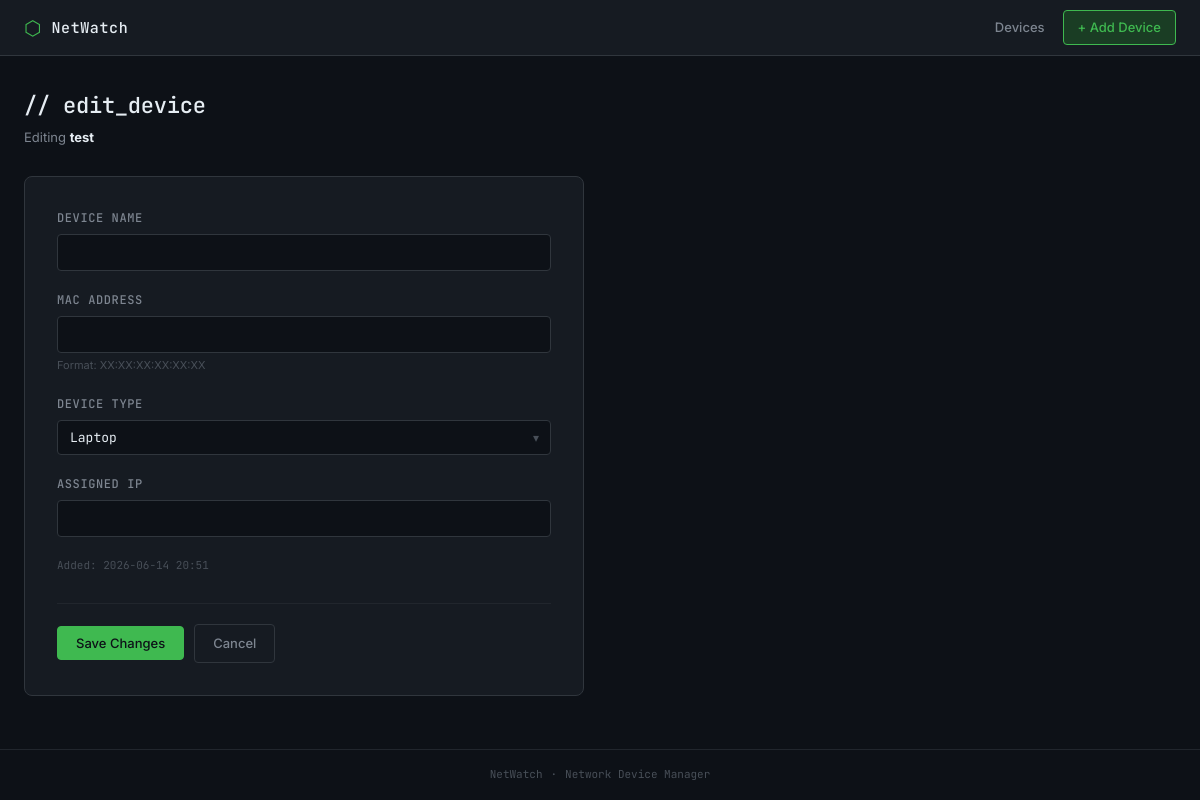
The page /edit-device/1 on the database its author committed.
### models.py (models this page shows, shortened)
class Device(db.Model):
    id = db.Column(db.Integer, primary_key=True)
    device_name = db.Column(db.String(80), nullable=False)
    mac_address = db.Column(db.String(17), nullable=False, unique=True)
    device_type = db.Column(db.String(80), nullable=False)
    assigned_ip = db.Column(db.String(15))
    date_added = db.Column(db.DateTime, nullable=False, default=datetime.utcnow)
    date_modified = db.Column(db.DateTime)

### app.py (the view, shortened to what this page needs)
@app.route('/edit-device/<int:id>', methods=['GET', 'POST'])
def edit_device(id):
    device = db.get_or_404(Device, id)
    if request.method == 'GET':
        form = EditDeviceForm(current_device_type=device.device_type, obj=device)
    return render_template('edit_device.html', title='Edit Device', form=form, device=device)

### forms.py
class EditDeviceForm(FlaskForm):
    device_name = StringField('Device Name', validators=[DataRequired()])
    mac_address = StringField('MAC Address', validators=[DataRequired(), MacAddress()])
    device_type = SelectField('Device Type', validators=[DataRequired()], choices=[('', 'Select a Device Type'), ('Laptop', 'Laptop'), ('Desktop', 'Desktop'), ('Phone', 'Phone'), ('Tablet', 'Tablet'), ('Server', 'Server'), ('TV', 'TV'), ('Router', 'Router'), ('Misc', 'Misc.'), ('Watch', 'Watch')])
    assigned_ip = StringField('Assigned IP')
    submit = SubmitField('Save')
    def __init__(self, current_device_type=None, *args, **kwargs):
        super().__init__(*args, **kwargs)
        if current_device_type:
            self.device_type.default = current_device_type
            self.process()  # Update the form with the new default value

### templates/edit_device.html (shortened to what this page needs)
{% extends 'base.html' %}
{% block content %}
<div class="page-header">
  <h1>// edit_device</h1>
  <p>Editing <strong style="color:var(--text)">{{ device.device_name }}</strong></p>
</div>
<div class="form-panel">
  <form method="POST" action="{{ url_for('edit_device', id=device.id) }}">
    <div class="form-group">
      {{ form.device_name.label }}
      {{ form.device_name() }}
    </div>
    <div class="form-group">
      {{ form.mac_address.label }}
      {{ form.mac_address() }}
      <div class="hint">Format: XX:XX:XX:XX:XX:XX</div>
    </div>
    <div class="form-group">
      {{ form.device_type.label }}
      <div class="select-wrap">
        {{ form.device_type() }}
      </div>
    </div>
    <div class="form-group">
      {{ form.assigned_ip.label }}
      {{ form.assigned_ip() }}
    </div>
    <div style="margin-top: 12px; font-family: var(--mono); font-size: 11px; color: var(--text-dim);">
      Added: {{ device.date_added.strftime('%Y-%m-%d %H:%M') }}
    </div>
    <div class="btn-row">
      <button type="submit" class="btn btn-primary">Save Changes</button>
      <a href="{{ url_for('index') }}" class="btn btn-secondary">Cancel</a>
    </div>
  </form>
</div>
{% endblock %}

### static/css/styles.css (style rules this page uses)
:root { --bg: #0d1117; --bg-panel: #161b22; --bg-hover: #1c2330; --border: #30363d; --border-sub: #21262d; --text: #e6edf3; --text-muted: #7d8590; --text-dim: #484f58; --accent: #3fb950; --accent-dim: #1a3d24; --red: #f85149; --red-dim: #3d1a1a; --blue: #58a6ff; --blue-dim: #1a2d4d; --amber: #d29922; --mono: 'JetBrains Mono', 'Fira Code', monospace; --sans: 'Inter', system-ui, sans-serif; --radius: 8px; --radius-sm: 4px; }
*, *::before, *::after { box-sizing: border-box; margin: 0; padding: 0; }
body { font-family: var(--sans); background: var(--bg); color: var(--text); font-size: 14px; line-height: 1.6; min-height: 100vh; display: flex; flex-direction: column; }
.page-header { margin-bottom: 28px; }
.page-header h1 { font-family: var(--mono); font-size: 22px; font-weight: 500; color: var(--text); letter-spacing: -0.01em; }
.page-header p { color: var(--text-muted); font-size: 13px; margin-top: 4px; }
.form-panel { max-width: 560px; background: var(--bg-panel); border: 1px solid var(--border); border-radius: var(--radius); padding: 32px; }
.form-group { margin-bottom: 20px; }
.form-group label { display: block; font-size: 12px; font-weight: 500; font-family: var(--mono); color: var(--text-muted); letter-spacing: 0.05em; text-transform: uppercase; margin-bottom: 6px; }
.form-group input, .form-group select { width: 100%; padding: 9px 12px; background: var(--bg); border: 1px solid var(--border); border-radius: var(--radius-sm); color: var(--text); font-family: var(--mono); font-size: 13px; outline: none; transition: border-color 0.15s, box-shadow 0.15s; appearance: none; }
.form-group input::placeholder { color: var(--text-dim); }
.form-group .hint { font-size: 11px; color: var(--text-dim); margin-top: 4px; }
.select-wrap { position: relative; }
.select-wrap::after { content: '▾'; position: absolute; right: 12px; top: 50%; transform: translateY(-50%); color: var(--text-dim); pointer-events: none; font-size: 12px; }
.btn-row { display: flex; gap: 10px; align-items: center; margin-top: 28px; padding-top: 20px; border-top: 1px solid var(--border-sub); }
.btn { display: inline-flex; align-items: center; gap: 6px; padding: 8px 18px; border-radius: var(--radius-sm); border: 1px solid transparent; font-family: var(--sans); font-size: 13px; font-weight: 500; cursor: pointer; text-decoration: none; transition: background 0.15s, color 0.15s, border-color 0.15s; }
.btn-primary { background: var(--accent); color: var(--bg); border-color: var(--accent); }
.btn-secondary { background: transparent; color: var(--text-muted); border-color: var(--border); }

### rows shown on the page
Device: device_name "test", device_type "Laptop", date_added "2026-06-14 20:51"
